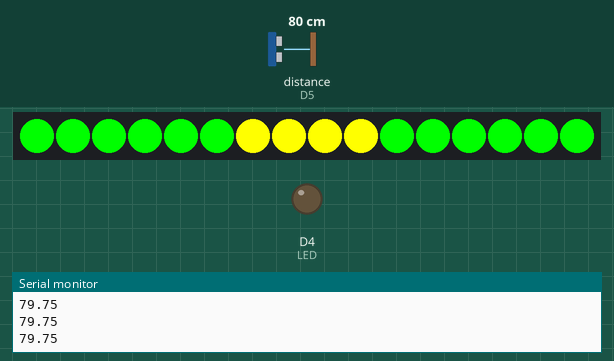
Recording of a sketch running on a simulated ESP8266 (NodeMCU). On the bench: 16 RGB LEDs in strip order, left to right, output pins drawn as LEDs (lit = HIGH), the last lines printed to the serial monitor. Wiring (inferred from the names in the program): ultrasonic range finder: trigger D7; echo D5. The test bench sets the inputs (shaded band); at power-on: distance to the obstacle (sensor on D5) 80 cm. The echo pulse lasts 58.3 µs per cm; pins used as bus, display or sensor lines are not drawn.

Above: at 1.2 s.
1.3 s: distance to the obstacle (sensor on D5) set to 2 cm
At 2.3 s:
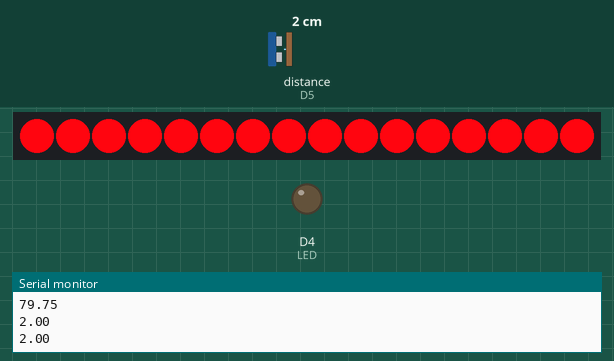
4.3 s: distance to the obstacle (sensor on D5) set to 35 cm
At 6.0 s:
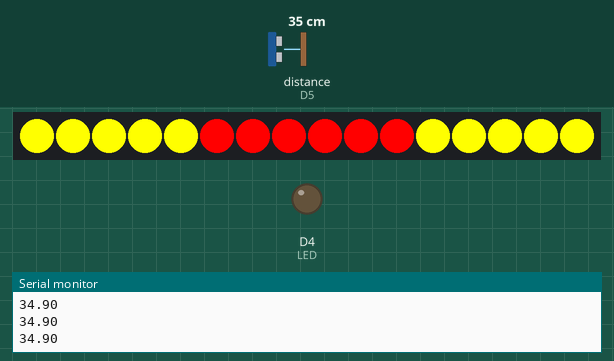
6.3 s: distance to the obstacle (sensor on D5) set to 120 cm
At 7.7 s:
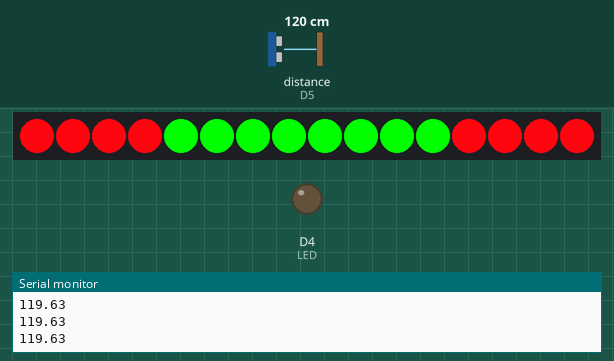
8.1 s: distance to the obstacle (sensor on D5) set to 97 cm
At 8.9 s:
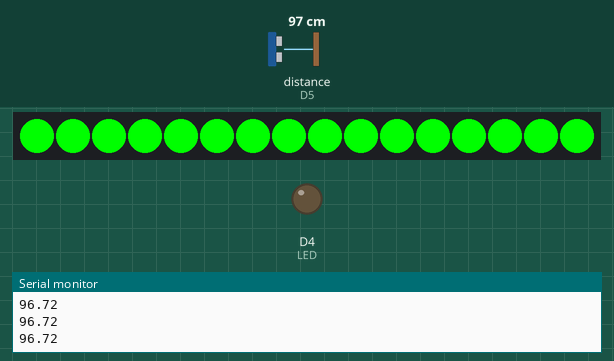
9.8 s: distance to the obstacle (sensor on D5) set to 153 cm
At 11.0 s:
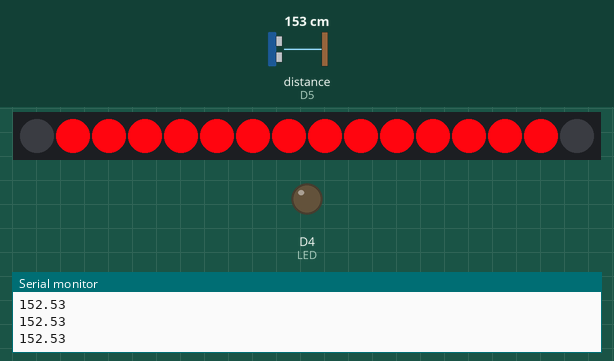
11.5 s: distance to the obstacle (sensor on D5) set to 4 cm
At 12.04 s:
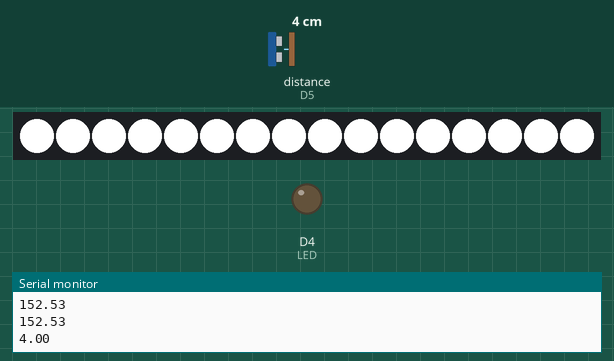
Timing chart, 0 to 14.5 s (numbered marks = the images above; inputs shaded):
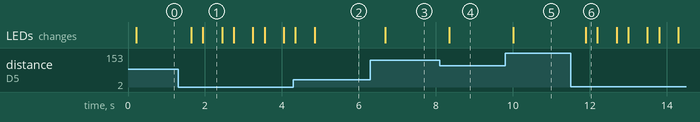

The sketch:

parkin_sensor_v3_teste_esp8266.ino
```cpp
#include "LowPower.h"

#include <Adafruit_NeoPixel.h>

#define N_LEDS      16    //adjust this number to reflect the number of LEDs in your LED strip
#define PIN         D3
#define LED         D4
const int trigPin = D7;
const int echoPin = D5;

int offThreshhold =   200; //turn lights to red    (Vermelho - 200)90  -140
int closeThreshhold = 150; //turnlights to yellow  (Amarelo  - 180)120 -110
int safeThreshhold =  100; //turn lights to green  (Verde    - 120)180 - 80
int tooClose =         50; //turn lights to purple (Roxo     -  90)150 - 50
int stop =             20; //flashes warning lights(Pisca    -  60)60  - 20

int wait = 10*1000;        //#of seconds to wait before turning off
                           //(multiplied by 1000 to convert to milliseconds)
float gap = 1.5;           //noise threshold for detecting movement

Adafruit_NeoPixel strip = Adafruit_NeoPixel(N_LEDS, PIN, NEO_GRB + NEO_KHZ800);
uint32_t white = strip.Color(255, 255, 255); //020white = strip.Color(255, 255, 255);
uint32_t off = strip.Color(0, 0, 0);         //020off = strip.Color(0, 0, 0);
uint32_t bG = strip.Color(15, 255, 200);     //bG = strip.Color(15, 255, 200);
uint32_t purple = strip.Color(255, 0, 0);  //purple = strip.Color(200, 5, 150);
uint32_t red = strip.Color(255, 5, 15);       //red = strip.Color(255, 0, 0);
uint32_t green = strip.Color(255, 255, 0);     //green = strip.Color(0, 255, 0);
uint32_t blue = strip.Color(0, 0, 255);      //blue = strip.Color(0, 0, 255);
uint32_t yellow = strip.Color(0, 255, 0);  //yellow = strip.Color(170, 200, 0);

long duration;
float distancecm;
float oldDistance = 0;

unsigned long changeTime;

boolean noChange = false;
boolean sleepTime = false;
boolean even = true;
int middle = 0;
int range;
int adj = 1;
int adj2 = 0;

void setup() {
  pinMode (trigPin, OUTPUT);
  pinMode (echoPin, INPUT);
  pinMode(LED, OUTPUT);
  digitalWrite(LED, LOW);
  middle = N_LEDS / 2;
  if (N_LEDS % 2 == 1) {
    even = false;
  }
  if (even == true) {
    adj = 1;
    adj2 = 0;
  } else {
    adj = 0;
    adj2 = 1;
  }
  Serial.begin(9600);
  strip.begin();

}

void loop() {
  digitalWrite(trigPin, LOW);
  delayMicroseconds(2);
  digitalWrite(trigPin, HIGH);
  delayMicroseconds(10);
  digitalWrite(trigPin, LOW);
  duration = pulseIn(echoPin, HIGH);
  distancecm = duration * .0342 / 2;
  Serial.println(distancecm);
  delay(200);
  sleep();

}

void sleep(){

  if (distancecm >= oldDistance) {
    if (distancecm - oldDistance <= gap) {
      noChange = true;
    } else {
      noChange = false;
    }
  } else {
    if (oldDistance - distancecm <= gap) {
      noChange = true;
    } else {
      noChange = false;
    }
  }
  if (noChange == true) {
    if (millis() - changeTime > wait) {
      sleepTime = true;
    }
  } else {
    sleepTime = false;
  }

  if (distancecm > offThreshhold || sleepTime == true) {
    for (int i = 0; i < N_LEDS; i++) {
      strip.setPixelColor(i, off);
    }
    strip.show();
  //   LowPower.powerDown(SLEEP_2S, ADC_OFF, BOD_OFF);
  } else {
    colorChange2();
    if (noChange == false) {
      changeTime = millis();
      oldDistance = distancecm;
    }

  }

}

void colorChange2() {

  if (distancecm <= offThreshhold && distancecm > closeThreshhold) {
    range = map(distancecm, offThreshhold, closeThreshhold,  0, middle+adj2);
    for (int i = 0; i < N_LEDS; i++) {
      strip.setPixelColor(i, off);
    }
    for (int i = 0; i < range; i++) {
      strip.setPixelColor(middle + i, red);
      strip.setPixelColor(middle - adj -i, red);
    }

  } else if (distancecm <= closeThreshhold && distancecm > safeThreshhold) {
    range = map(distancecm, closeThreshhold, safeThreshhold, 0, middle+adj2);
    for (int i = 0; i < N_LEDS; i++) {
      strip.setPixelColor(i, red);
    }
    for (int i = 0; i < range; i++) {
      strip.setPixelColor(middle + i, yellow);
      strip.setPixelColor(middle - adj -i, yellow);
    }
  } else if (distancecm <= safeThreshhold && distancecm > tooClose) {
    range = map(distancecm, safeThreshhold, tooClose, 0, middle+adj2);
    for (int i = 0; i < N_LEDS; i++) {
      strip.setPixelColor(i, yellow);
    }
    for (int i = 0; i < range; i++) {
      strip.setPixelColor(middle + i, green);
      strip.setPixelColor(middle - adj -i, green);
    }
  } else if (distancecm <= tooClose && distancecm > stop) {
    range = map(distancecm, tooClose, stop, 0, middle+adj2);
    for (int i = 0; i < N_LEDS; i++) {
      strip.setPixelColor(i, green);
    }
    for (int i = 0; i < range; i++) {
      strip.setPixelColor(middle + i, purple);
      strip.setPixelColor(middle - adj -i, purple);
    }
  } else if(distancecm<stop){
    for (int i = 0; i < N_LEDS; i++) {
      strip.setPixelColor(i, white);
    }
    strip.show();
    delay(300);
    for (int i = 0; i < N_LEDS; i++) {
      strip.setPixelColor(i, red);
    }
    strip.show();
    delay(300);
  }
  strip.show();
}

uint32_t Wheel(byte WheelPos) {
  if(WheelPos < 85) {
   return strip.Color(WheelPos * 3, 255 - WheelPos * 3, 0);
  } else if(WheelPos < 170) {
   WheelPos -= 85;
   return strip.Color(255 - WheelPos * 3, 0, WheelPos * 3);
  } else {
   WheelPos -= 170;
   return strip.Color(0, WheelPos * 3, 255 - WheelPos * 3);
  }
}
```

Measured:
- after the input at 1.3 s, the LEDs: first change after 0.34 s (image 1 shows a later state)
- after the input at 4.3 s, the LEDs: first differ from a run without the input after 0.55 s (image 2)
- after the input at 6.3 s, the LEDs: change after 0.39 s (image 3)
- after the input at 8.1 s, the LEDs: change after 0.25 s (image 4)
- after the input at 9.8 s, the LEDs: change after 0.21 s (image 5)
- after the input at 11.5 s, the LEDs: change after 0.39 s (image 6)
- what the display in image 1 shows lasts 0.5 s, from 1.9 s to 2.4 s
